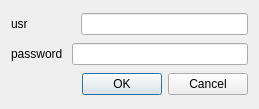
<?xml version="1.0" encoding="UTF-8"?>
<ui version="4.0">
 <class>login_Dialog</class>
 <widget class="QDialog" name="login_Dialog">
  <property name="geometry">
   <rect>
    <x>0</x>
    <y>0</y>
    <width>259</width>
    <height>109</height>
   </rect>
  </property>
  <property name="maximumSize">
   <size>
    <width>334</width>
    <height>143</height>
   </size>
  </property>
  <property name="windowTitle">
   <string>GUSD SYSTEM</string>
  </property>
  <layout class="QVBoxLayout" name="verticalLayout">
   <item>
    <layout class="QHBoxLayout" name="horizontalLayout">
     <item>
      <widget class="QLabel" name="label">
       <property name="text">
        <string>usr              </string>
       </property>
      </widget>
     </item>
     <item>
      <widget class="QLineEdit" name="user"/>
     </item>
    </layout>
   </item>
   <item>
    <layout class="QHBoxLayout" name="horizontalLayout_2">
     <item>
      <widget class="QLabel" name="label_2">
       <property name="text">
        <string>password </string>
       </property>
      </widget>
     </item>
     <item>
      <widget class="QLineEdit" name="password"/>
     </item>
    </layout>
   </item>
   <item>
    <widget class="QDialogButtonBox" name="buttonBox">
     <property name="orientation">
      <enum>Qt::Horizontal</enum>
     </property>
     <property name="standardButtons">
      <set>QDialogButtonBox::Cancel|QDialogButtonBox::Ok</set>
     </property>
    </widget>
   </item>
  </layout>
 </widget>
 <resources/>
 <connections>
  <connection>
   <sender>buttonBox</sender>
   <signal>accepted()</signal>
   <receiver>login_Dialog</receiver>
   <slot>accept()</slot>
   <hints>
    <hint type="sourcelabel">
     <x>248</x>
     <y>254</y>
    </hint>
    <hint type="destinationlabel">
     <x>157</x>
     <y>274</y>
    </hint>
   </hints>
  </connection>
  <connection>
   <sender>buttonBox</sender>
   <signal>rejected()</signal>
   <receiver>login_Dialog</receiver>
   <slot>reject()</slot>
   <hints>
    <hint type="sourcelabel">
     <x>316</x>
     <y>260</y>
    </hint>
    <hint type="destinationlabel">
     <x>286</x>
     <y>274</y>
    </hint>
   </hints>
  </connection>
 </connections>
</ui>
